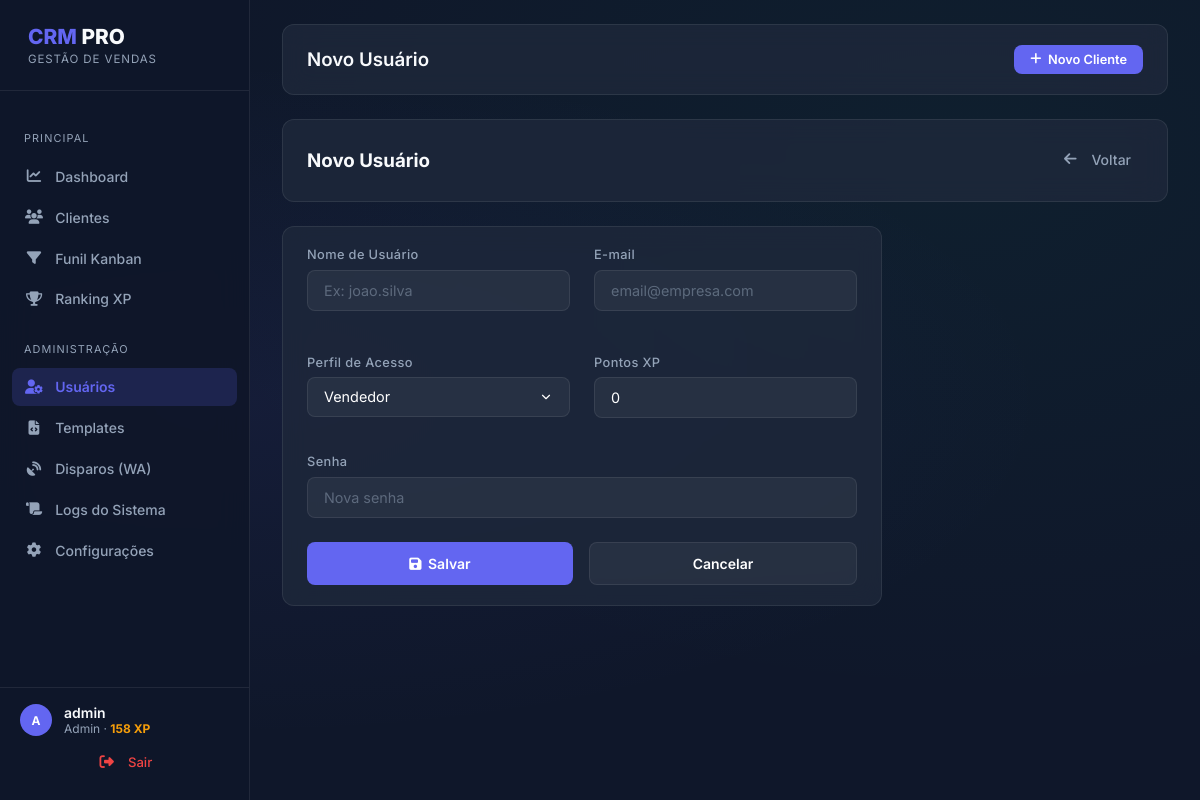
The page /admin/users/new (signed in) on the database its author committed.
### app/models.py (models this page shows, shortened)
class User(UserMixin, db.Model):
    id = db.Column(db.Integer, primary_key=True)
    username = db.Column(db.String(64), index=True, unique=True)
    email = db.Column(db.String(120), index=True, unique=True)
    password_hash = db.Column(db.String(128))
    role = db.Column(db.String(20), default='vendedor') # 'admin', 'gerente', 'vendedor'
    performance_points = db.Column(db.Integer, default=0)
    created_at = db.Column(db.DateTime, default=datetime.utcnow)

### app/admin/routes.py (the view, shortened to what this page needs)
@bp.route('/users/new', methods=['GET', 'POST'])
@login_required
@superadmin_required
def new_user():
    return render_template('admin/user_form.html', title='Novo Usuário')

### app/admin/routes.py (called while the page is built)
def superadmin_required(f):
    @wraps(f)
    def decorated_function(*args, **kwargs):
        if current_user.role != 'admin':
            flash('Apenas administradores podem realizar esta ação.')
            return redirect(url_for('main.index'))
        return f(*args, **kwargs)
    return decorated_function

### app/models.py (called while the page is built)
@login.user_loader
def load_user(id):
    return User.query.get(int(id))

### app/templates/admin/user_form.html (shortened to what this page needs)
{% extends "base.html" %}
{% block content %}
<div class="header-glass mb-4 justify-between">
    <h3 class="m-0">{{ title }}</h3>
    <a href="{{ url_for('admin.list_users') }}" class="nav-link p-0 m-0 w-auto">
        <i class="fa-solid fa-arrow-left nav-icon"></i> Voltar
    </a>
</div>
<div class="header-glass max-w-md">
    <form action="" method="post" class="w-100">
        <div class="grid grid-cols-2 gap-4">
            <div class="form-group mb-0">
                <label for="username">Nome de Usuário</label>
                <input type="text" name="username" id="username" class="input-glass"
                       value="{{ user.username if user else '' }}" required placeholder="Ex: joao.silva">
            </div>
            <div class="form-group mb-0">
                <label for="email">E-mail</label>
                <input type="email" name="email" id="email" class="input-glass"
                       value="{{ user.email if user else '' }}" required placeholder="email@empresa.com">
            </div>
            <div class="form-group mb-0">
                <label for="role">Perfil de Acesso</label>
                <select name="role" id="role" class="input-glass">
                    <option value="vendedor" {{ 'selected' if user and user.role == 'vendedor' }}>Vendedor</option>
                </select>
            </div>
            <div class="form-group mb-0">
                <label for="performance_points">Pontos XP</label>
                <input type="number" name="performance_points" id="performance_points" class="input-glass"
                       value="{{ user.performance_points if user else 0 }}" min="0">
            </div>
        </div>
        <div class="form-group mt-3">
            <label for="password">
                Senha {% if user %}<span class="text-xs text-muted">(deixe em branco para manter)</span>{% endif %}
            </label>
            <input type="password" name="password" id="password" class="input-glass"
                   placeholder="Nova senha" {{ 'required' if not user }}>
        </div>
        <div class="d-flex flex-wrap gap-3 mt-4">
            <button type="submit" class="btn-primary w-auto flex-1">
                <i class="fa-solid fa-floppy-disk"></i> Salvar
            </button>
            <a href="{{ url_for('admin.list_users') }}" class="btn-primary btn-outline w-auto flex-1 text-center">
                Cancelar
            </a>
        </div>
    </form>
</div>
{% endblock %}

### app/templates/base.html (shortened to what this page needs)
<!DOCTYPE html>
<html lang="pt-br">
<head>
    <link rel="stylesheet" href="{{ url_for('static', filename='css/style.css') }}">
    <link rel="stylesheet" href="https://cdnjs.cloudflare.com/ajax/libs/font-awesome/6.5.0/css/all.min.css">
</head>
<body>
    {% if current_user.is_authenticated %}
    <aside class="sidebar" id="sidebar">
        <div class="sidebar-header">
            <h2 class="sidebar-brand">
                <span class="text-primary">CRM</span>
                <span class="text-main"> PRO</span>
            </h2>
            <div class="sidebar-tagline">
                GESTÃO DE VENDAS
            </div>
        </div>
        <nav class="sidebar-nav">
            <div class="nav-section-title m-0 mb-1">
                PRINCIPAL
            </div>
            <ul>
                <li>
                    <a href="{{ url_for('main.index') }}" class="nav-link {{ 'active' if request.endpoint == 'main.index' }}">
                        <i class="fa-solid fa-chart-line nav-icon"></i> Dashboard
                    </a>
                </li>
                <li>
                    <a href="{{ url_for('crm.list_clients') }}" class="nav-link {{ 'active' if request.endpoint in ['crm.list_clients','crm.new_client','crm.edit_client', 'crm.import_csv'] }}">
                        <i class="fa-solid fa-users nav-icon"></i> Clientes
                    </a>
                </li>
                <li>
                    <a href="{{ url_for('crm.kanban') }}" class="nav-link {{ 'active' if request.endpoint == 'crm.kanban' }}">
                        <i class="fa-solid fa-filter nav-icon"></i> Funil Kanban
                    </a>
                </li>
                <li>
                    <a href="{{ url_for('main.ranking') }}" class="nav-link {{ 'active' if request.endpoint == 'main.ranking' }}">
                        <i class="fa-solid fa-trophy nav-icon"></i> Ranking XP
                    </a>
                </li>
            </ul>
            {% if current_user.role in ['admin', 'gerente'] %}
            <div class="nav-section-title">
                ADMINISTRAÇÃO
            </div>
            <ul>
                <li>
                    <a href="{{ url_for('admin.list_users') }}" class="nav-link {{ 'active' if 'admin.list_users' == request.endpoint or 'admin.new_user' == request.endpoint or 'admin.edit_user' == request.endpoint }}">
                        <i class="fa-solid fa-user-gear nav-icon"></i> Usuários
                    </a>
                </li>
                <li>
                    <a href="{{ url_for('admin.templates_list') }}" class="nav-link {{ 'active' if 'admin.templates_list' in request.endpoint }}">
                        <i class="fa-solid fa-file-code nav-icon"></i> Templates
                    </a>
                </li>
                <li>
                    <a href="{{ url_for('admin.message_logs') }}" class="nav-link {{ 'active' if 'admin.message_logs' in request.endpoint }}">
                        <i class="fa-solid fa-satellite-dish nav-icon"></i> Disparos (WA)
                    </a>
                </li>
                <li>
                    <a href="{{ url_for('admin.logs') }}" class="nav-link {{ 'active' if request.endpoint == 'admin.logs' }}">
                        <i class="fa-solid fa-scroll nav-icon"></i> Logs do Sistema
                    </a>
                </li>
                <li>
                    <a href="{{ url_for('admin.settings') }}" class="nav-link {{ 'active' if request.endpoint == 'admin.settings' }}">
                        <i class="fa-solid fa-gear nav-icon"></i> Configurações
                    </a>
                </li>
            </ul>
            {% endif %}
        </nav>
        <div class="sidebar-footer">
            <div class="d-flex align-center gap-2 mb-2">
                <div class="avatar avatar-md">
                    {{ current_user.username[0] | upper }}
                </div>
                <div>
                    <div class="font-semibold text-sm">{{ current_user.username }}</div>
                    <div class="text-xs text-muted">
                        {{ current_user.role | capitalize }} &middot;
                        <span class="text-warning font-bold">{{ current_user.performance_points }} XP</span>
                    </div>
                </div>
            </div>
            <a href="{{ url_for('auth.logout') }}" class="nav-link logout-link">
                <i class="fa-solid fa-right-from-bracket nav-icon"></i> Sair
            </a>
        </div>
    </aside>
    <div class="main-content">
        <div class="header-glass mb-4">
            <div class="d-flex align-center gap-2">
                <h3 class="m-0 font-semibold text-main">{{ title }}</h3>
            </div>
            <div class="d-flex align-center gap-2 header-glass-action">
                <a href="{{ url_for('crm.new_client') }}" class="btn-primary btn-sm pt-2 w-100">
                    <i class="fa-solid fa-plus"></i> Novo Cliente
                </a>
            </div>
        </div>
        {% block content %}{% endblock %}
    </div>
    {% else %}
    {% block auth_content %}{% endblock %}
    {% endif %}
</body>
</html>

### rows shown on the page
User: username "A", username "admin", role "Admin", performance_points "158"

### other values the page prints
{{ title }} "Novo Usuário"
